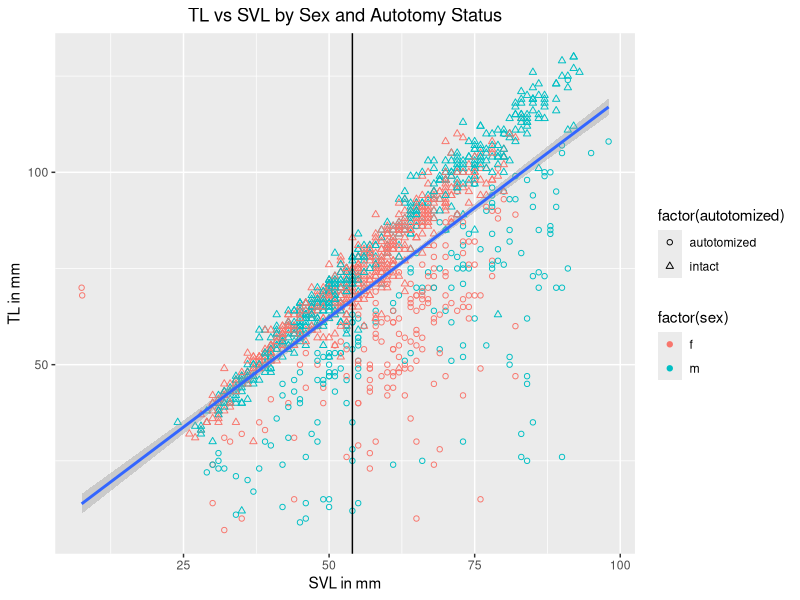
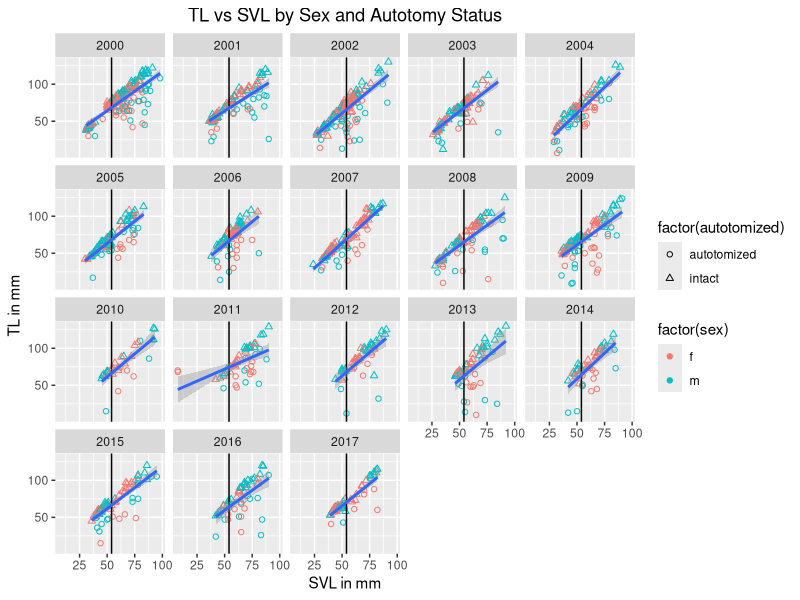
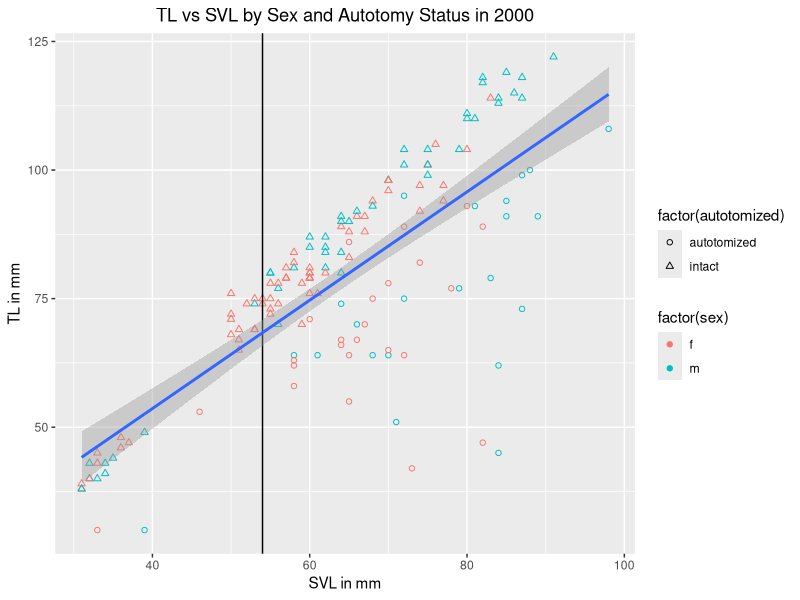
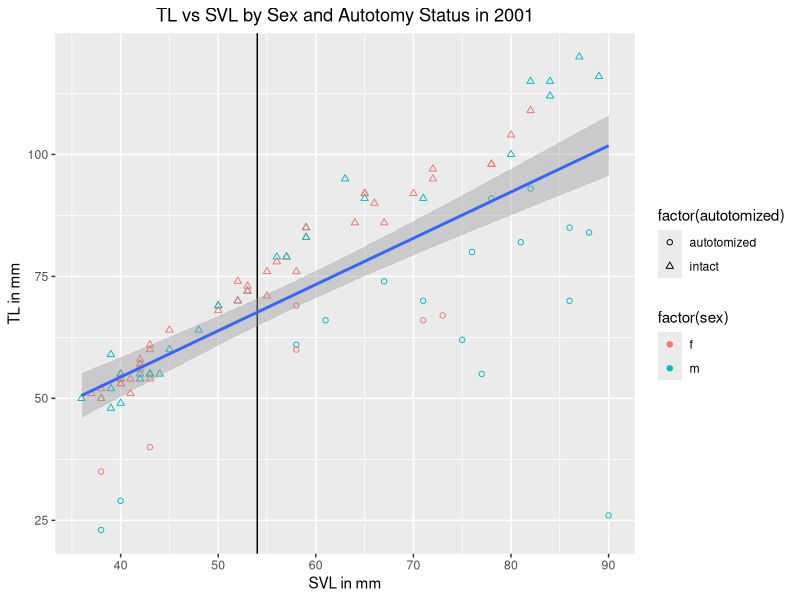
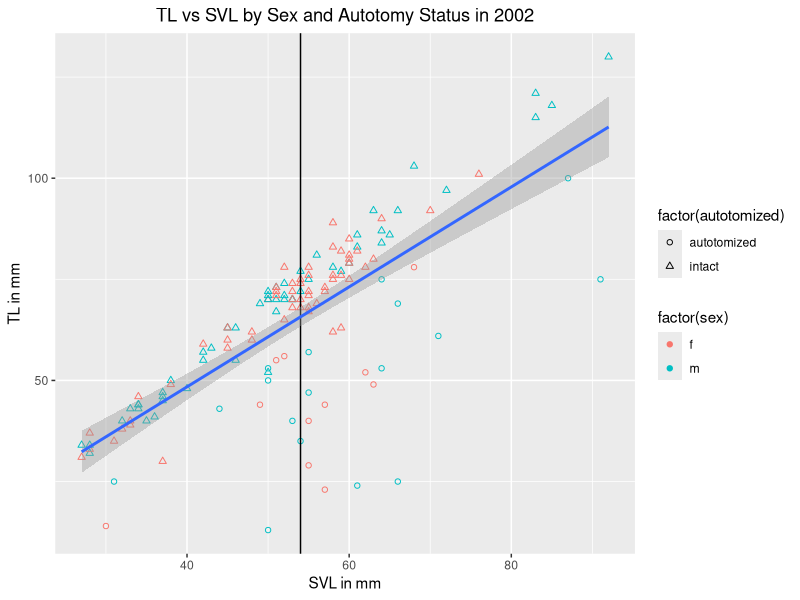
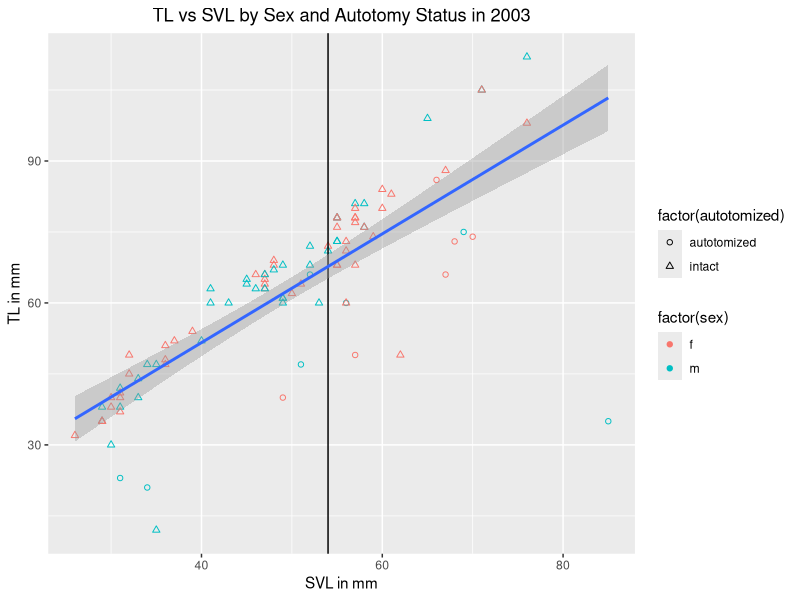
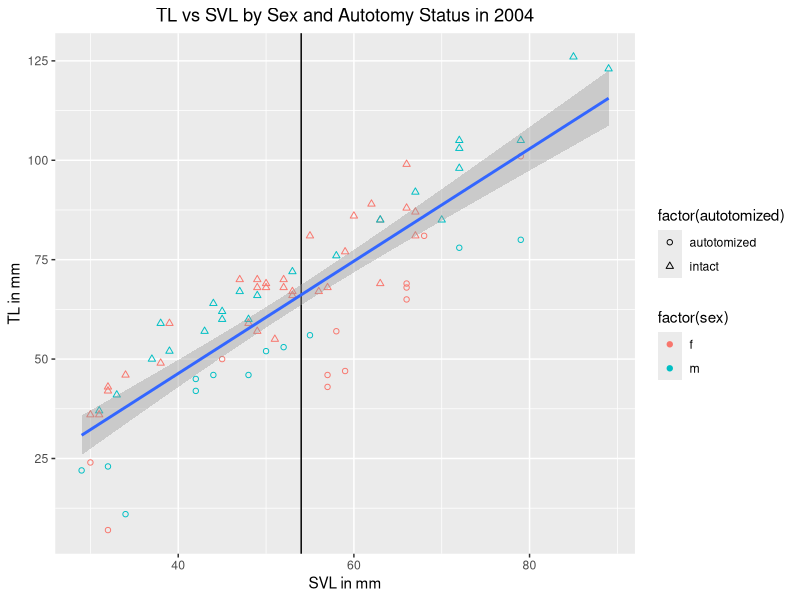
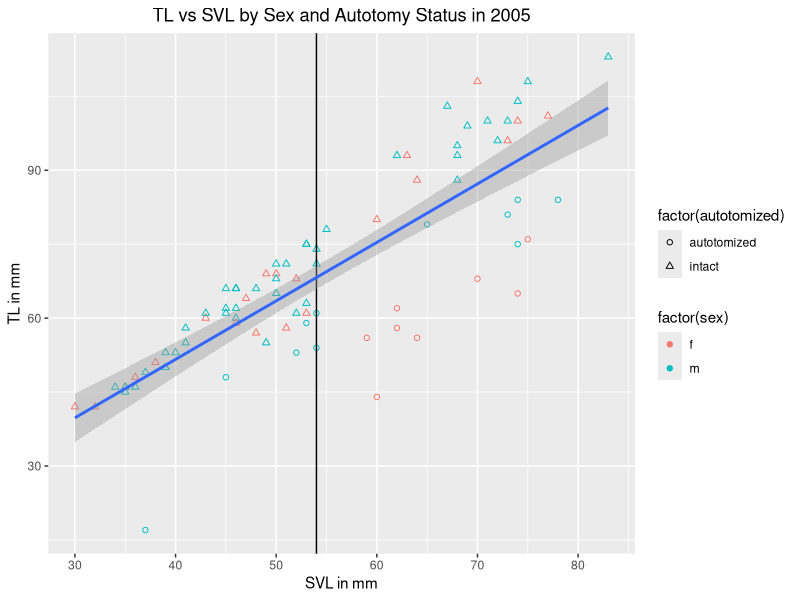

These figures' R source, in order: (Note: this script raises an error after producing the figures.)
## ---- chunk 1
if('ggplot2' %in% installed.packages()){
    print('ggplot2 is already installed.')
    }else{
        install.packages('ggplot2')
    }
## ---- chunk 2
library(ggplot2)
## ---- chunk 3
wd = 'C:/Users/Christopher/Documents/GitHub/tailDemography/data'
if(getwd()==wd){
    sprintf('You are already in the desired working directory:
            %s.',getwd())
}else{
    setwd('C:/Users/Christopher/Documents/GitHub/tailDemography')
    sprintf('Working directory is now %s',wd)
}
## ---- chunk 4
# df = read.csv('../data/Cleaned Sj data.csv')
df = read.csv('../data/cleaned CC data 2000-2017.csv')
head(df)

## ---- chunk 5
#remove non sj and sv species and non m and f sexes
df = df[which((df$species == 'j'|df$species =='v') & (df$sex == 'm'|df$sex =='f')),]
#create data set that onyl includes first sightings of animals
df_first = df[which(df$firstSighting=='first'),]
## ---- chunk 6
svlTlall = ggplot(aes(x = svl, y = tl), data = df_first)
fig_svlTLall = svlTlall + geom_point(aes(color = factor(sex), shape = factor(autotomized))) + scale_shape( solid = FALSE) + ggtitle('TL vs SVL by Sex and Autotomy Status') +ylab('TL in mm') + xlab('SVL in mm')+ geom_vline(xintercept = 54)  + geom_smooth(method = lm) + theme(plot.title = element_text(hjust = 0.5))
fig_svlTLYear= fig_svlTLall +facet_wrap(~year)
ggsave('../figures/SVLvTLall.png',fig_svlTLall)
ggsave('../figures/SVLvTLYear.png', fig_svlTLYear)
print(fig_svlTLall)
print(fig_svlTLYear)
## ---- chunk 7
for(year in unique(df_first$year)){
    svlTl = ggplot(aes(x = svl, y = tl), data = df_first[which(df_first$year == year),])
fig_svlTl = svlTl + geom_point(aes(color = factor(sex), shape = factor(autotomized))) + scale_shape( solid = FALSE) + ggtitle(paste('TL vs SVL by Sex and Autotomy Status in',year,sep = ' ')) +ylab('TL in mm') + xlab('SVL in mm')+ geom_vline(xintercept = 54)  + geom_smooth(method = lm) + theme(plot.title = element_text(hjust = 0.5))
filename = paste('svlTl_',year,'.png',sep = '')
mypath = paste('../figures/',filename,sep = '')
print(mypath)
ggsave(mypath,fig_svlTl)
print(fig_svlTl)
}


## ---- chunk 8
# need to show y labels
recapSexYr = ggplot(aes(x = factor(year),  fill= newRecap), data = df_first[which(df_first$newRecap=='new'|df_first$newRecap=='recap'),])
fig_recapSexYr = recapSexYr + geom_bar(aes(fill = newRecap), position = 'fill') + theme(axis.text.x = element_text(angle = 45)) + xlab("Year") + ylab("Proportion")+facet_wrap(~sex,nrow = 2)
ggsave('../figures/recapSexYr.png',fig_recapSexYr)
print(fig_recapSexYr)
## ---- chunk 9
svlMassYearall = ggplot(aes(x = svl, y = mass), data = df_first)
fig_svlMassYearall = svlMassYearall + geom_point(aes(color = factor(sex), shape = factor(autotomized))) + scale_shape( solid = FALSE) + ggtitle('Mass vs SVL by Sex and Autotomy Status') +ylab('Mass in g') + xlab('SVL in mm')+ geom_vline(xintercept = 54)  + geom_smooth() + theme(plot.title = element_text(hjust = 0.5))
fig_svlMassYear= fig_svlMassYearall +facet_wrap(~year)
ggsave('../figures/svlMassYearall.png',fig_svlMassYearall)
ggsave('../figures/svlMassYear.png',fig_svlMassYear)
print(fig_svlMassYearall)
print(fig_svlMassYear)

for(year in unique(df_first$year)){
    svlMass = ggplot(aes(x = svl, y = mass), data = df_first[which(df_first$year == year),])
fig_svlMass = svlMass + geom_point(aes(color = factor(sex), shape = factor(autotomized))) + scale_shape( solid = FALSE) + ggtitle(paste('Mass vs SVL by Sex and Autotomy Status',year,sep = '')) +ylab('Mass in g') + xlab('SVL in mm')+ geom_vline(xintercept = 54)  + geom_smooth() + theme(plot.title = element_text(hjust = 0.5)) + xlim(c(0,max(df_first$svl)+10))
filename = paste('svlMass_',year,'.png',sep = '')
mypath = paste('../figures/',filename,sep = '')
print(mypath)
ggsave(mypath,fig_svlMass)
print(fig_svlMass)
}

